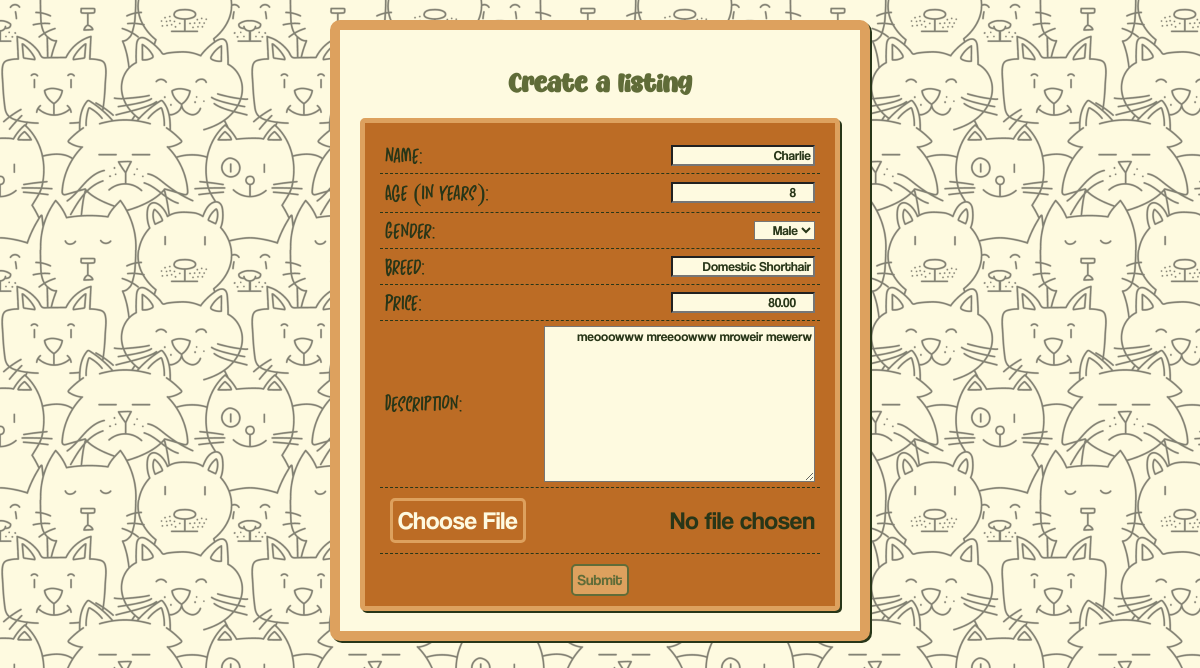
Page /Charlie/edit_listing/ (signed in) on the committed database.
### app/models.py (models this page shows)
class Cat(models.Model):
    user = models.ForeignKey(User, on_delete=models.CASCADE)
    name = models.CharField(max_length=100)
    age = models.PositiveSmallIntegerField(max_length=2, verbose_name="age (in years)")
    gender = models.CharField(max_length=1, choices=GENDER)
    breed = models.CharField(max_length=50)
    description = models.TextField()
    price = models.DecimalField(max_digits=5, decimal_places=2, validators=[MinValueValidator(0.0)])
    image = models.ImageField(upload_to='cat_images/')

### app/views.py (the view)
# urls.py: path("<str:name>/edit_listing/", edit_listing, name="edit_listing"),
def edit_listing(request, name):
    user = request.user
    cat = Cat.objects.get(name=name)
    if user.username == cat.user.username or user.is_superuser:
        if request.method == "POST":
            form = CatCreationForm(request.POST, request.FILES, user=user, instance=cat)
            if form.is_valid():
                form.save()
                return redirect('/')
        else:
            form = CatCreationForm(user=user, instance=cat)
    else:
        return redirect('/')
    return render(request, 'cat-form.html', {'form': form})

### app/forms.py (shortened to what this page needs)
class CatCreationForm(forms.ModelForm):
    class Meta:
        model = Cat
        fields = ['name', 'age', 'gender', 'breed', 'price', 'description', 'image']
    def __init__(self, *args, **kwargs):
        self.user = kwargs.pop('user', None)
        super(CatCreationForm, self).__init__(*args, **kwargs)

### app/templates/cat-form.html (shortened to what this page needs)
{% extends "base.html" %}
{% block content %}
<h2>Create a listing</h2>
<form method="post" enctype="multipart/form-data">
  <div class="login-signup-container">
    {{ form }}
    <div class="choose-file-button">
      <label for="{{ form.image.id_for_label }}" class="custom-file-label">
        Choose File
      </label>
      <span id="file-name-display">No file chosen</span>
    </div>
    <button type="submit">Submit</button>
  </div>
</form>
{% endblock %}

### app/static/styles.css (style rules this page uses)
body { background-color: #fefae0; background-image: url('/app/static/images/Untitled\ design.png'); background-size: 250px; background-repeat: repeat; text-align: center; }
h2 { font-family: 'butterpop'; color: #606C38; }
button { font-family: 'coolvetica'; font-size: 15px; cursor: pointer; background-color: #DDA15E; color: #606C38; border-style: solid; border-color: #606C38; border-radius: 5px; padding: 5px; margin: 5px; }
.choose-file-button { display: flex; text-align: center; justify-self: center; align-items: center; font-family: 'coolvetica'; color: #283618; margin-bottom: 15px; }
.custom-file-label { font-family: 'coolvetica'; cursor: pointer; text-align: center; background-color: #BC6C25; color: #fefae0; border-style: solid; border-color: #DDA15E; border-radius: 5px; padding: 5px; margin: 5px; }
.login-signup-container { display: flex; flex-direction: column; flex-wrap: wrap; width: 450px; justify-self: center; align-items: start; font-family: 'sunny weather'; font-size: 25px; color: #283618; background-color: #BC6C25; border: 5px solid #DDA15E; border-radius: 5px; padding: 10px; padding-top: 20px; padding-bottom: 5px; box-shadow: 2px 2px #283618; }
.login-signup-container div { display: flex; margin: 5px; padding: 5px; margin-top: 0; padding-top: 0; width: 430px; max-width: inherit; justify-content: center; align-items: center; justify-content: space-between; border-bottom: 1px dashed #283618; }
.login-signup-container button { width: max-content; justify-self: center; align-self: center; }
form input, form select, form textarea { font-family: 'coolvetica'; color: #283618; background-color: #fefae0; text-align: right; }

### rows in the picture
Cat: name "Charlie", age "8", gender "Male", breed "Domestic Shorthair", price "80.00", description "meooowww mreeoowww mroweir mewerw"
